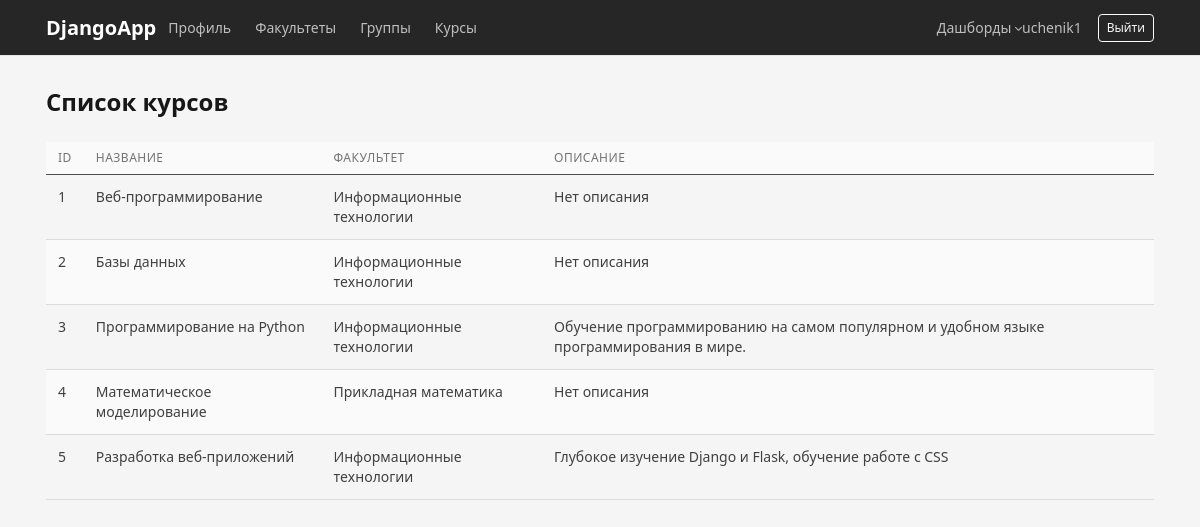
The page /courses/ (signed in) on the database as committed earlier.
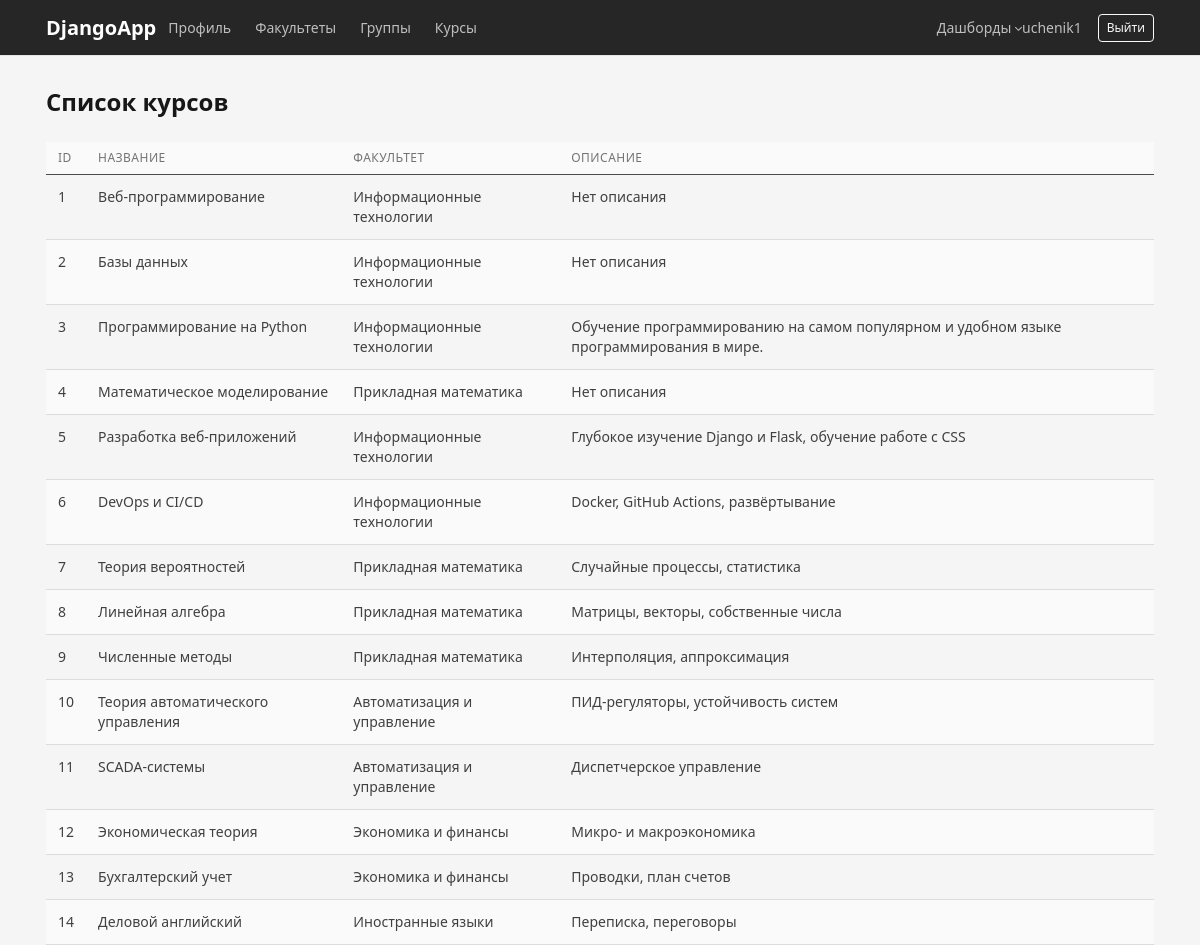
The same page on the database as committed later.
### accounts/models.py (models this page shows, shortened)
class Course(models.Model):
    title = models.CharField(max_length=200)
    description = models.TextField(
        blank=True
    )
    department = models.ForeignKey(
        Department,
        on_delete=models.CASCADE,
        related_name='courses'
    )

class Department(models.Model):
    name = models.CharField(max_length=200)

### accounts/views.py (the view)
@login_required
def course_list(request):
    courses = Course.objects.select_related('department').all()
    return render(
        request,
        'course_list.html',
        {
            'courses': courses,
            'is_methodist': is_methodist(request.user),
        }
    )

### accounts/views.py (called while the page is built)
def is_methodist(user):
    return user.groups.filter(name='Методист').exists()

### templates/course_list.html (shortened to what this page needs)
{% extends 'base.html' %}
{% block content %}
<div class="d-flex justify-content-between mb-3">
    <h1>Список курсов</h1>
</div>
<table class="table table-striped table-hover">
    <thead class="table-dark">
        <tr>
            <th>ID</th>
            <th>Название</th>
            <th>Факультет</th>
            <th>Описание</th>
        </tr>
    </thead>
    <tbody>
        {% for course in courses %}
        <tr>
            <td>{{ course.id }}</td>
            <td>{{ course.title }}</td>
            <td>{{ course.department.name }}</td>
            <td>{{ course.description|default:"Нет описания" }}</td>
        </tr>
        {% empty %}
        <tr>
            <td colspan="5" class="text-center">Курсов пока нет.</td>
        </tr>
        {% endfor %}
    </tbody>
</table>
{% endblock %}

### templates/base.html (shortened to what this page needs)
{% load static %}
<!DOCTYPE html>
<html lang="ru">
<head>
    <link rel="stylesheet" href="{% static 'vendor/tabler/css/tabler.min.css' %}">
    <link rel="stylesheet" href="{% static 'css/style.css' %}">
</head>
<body>
<nav class="navbar navbar-expand-lg navbar-dark bg-dark">
    <div class="container">
        <a class="navbar-brand" href="/profile/">DjangoApp</a>
        <div class="navbar-nav me-auto">
            <a class="nav-link" href="/profile/">Профиль</a>
            <a class="nav-link" href="/departments/">Факультеты</a>
            <a class="nav-link" href="/groups/">Группы</a>
            <a class="nav-link" href="/courses/">Курсы</a>
        </div>
        <div class="nav-item dropdown">
    <a class="nav-link dropdown-toggle" href="#" data-bs-toggle="dropdown" role="button">
        Дашборды
    </a>
</div>
        {% if user.is_authenticated %}
            <span class="navbar-text me-3">{{ user.username }}</span>
            <form method="post" action="/accounts/logout/">
                <button class="btn btn-outline-light btn-sm" type="submit">
                    Выйти
                </button>
            </form>
        {% endif %}
    </div>
</nav>
<div class="container page-container">
    {% block content %}
    {% endblock %}
</div>
</body>
</html>

### static/css/style.css (style rules this page uses)
body { background-color: #f5f5f5; }
.page-container { margin-top: 30px; }

Rows that differ between the two databases and show on the page:
added Course: id "6", title "DevOps и CI/CD", department.name "Информационные технологии", description "Docker, GitHub Actions, развёртывание"
added Course: id "7", title "Теория вероятностей", department.name "Прикладная математика", description "Случайные процессы, статистика"
added Course: id "8", title "Линейная алгебра", department.name "Прикладная математика", description "Матрицы, векторы, собственные числа"
added Course: id "9", title "Численные методы", department.name "Прикладная математика", description "Интерполяция, аппроксимация"
added Course: id "10", title "Теория автоматического управления", department.name "Автоматизация и управление", description "ПИД-регуляторы, устойчивость систем"
added Course: id "11", title "SCADA-системы", department.name "Автоматизация и управление", description "Диспетчерское управление"
added Course: id "12", title "Экономическая теория", department.name "Экономика и финансы", description "Микро- и макроэкономика"
added Course: id "13", title "Бухгалтерский учет", department.name "Экономика и финансы", description "Проводки, план счетов"
added Course: id "14", title "Деловой английский", department.name "Иностранные языки", description "Переписка, переговоры"
